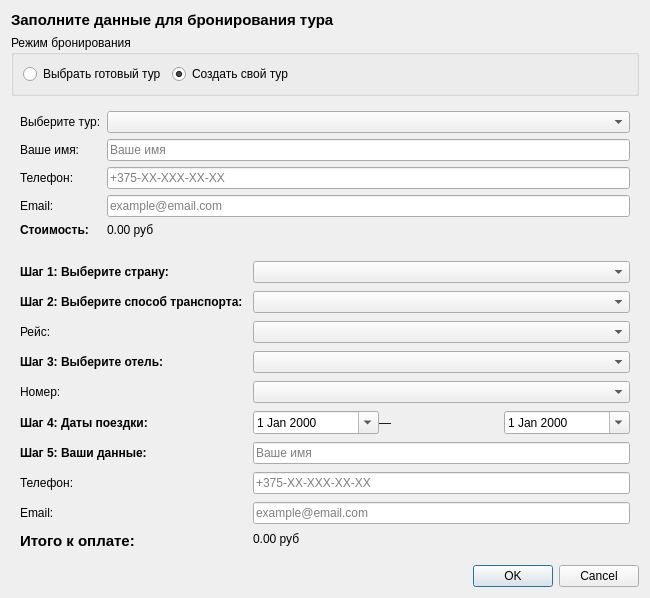
<?xml version="1.0" encoding="UTF-8"?>
<ui version="4.0">
 <class>BookTourDialog</class>
 <widget class="QDialog" name="BookTourDialog">
  <property name="geometry">
   <rect>
    <x>0</x>
    <y>0</y>
    <width>650</width>
    <height>480</height>
   </rect>
  </property>
  <property name="windowTitle">
   <string>Бронирование тура</string>
  </property>
  <layout class="QVBoxLayout" name="verticalLayout">
   <item>
    <widget class="QLabel" name="titleLabel">
     <property name="text">
      <string>Заполните данные для бронирования тура</string>
     </property>
     <property name="styleSheet">
      <string>font-size: 11pt; font-weight: bold;</string>
     </property>
    </widget>
   </item>
   <item>
    <widget class="QGroupBox" name="modeGroupBox">
     <property name="title">
      <string>Режим бронирования</string>
     </property>
     <layout class="QHBoxLayout" name="horizontalLayout">
      <item>
       <widget class="QRadioButton" name="selectTourRadio">
        <property name="text">
         <string>Выбрать готовый тур</string>
        </property>
        <property name="checked">
         <bool>false</bool>
        </property>
       </widget>
      </item>
      <item>
       <widget class="QRadioButton" name="createTourRadio">
        <property name="text">
         <string>Создать свой тур</string>
        </property>
        <property name="checked">
         <bool>true</bool>
        </property>
       </widget>
      </item>
      <item>
       <spacer name="horizontalSpacer">
        <property name="orientation">
         <enum>Qt::Horizontal</enum>
        </property>
        <property name="sizeHint" stdset="0">
         <size>
          <width>40</width>
          <height>20</height>
         </size>
        </property>
       </spacer>
      </item>
     </layout>
    </widget>
   </item>
   <item>
    <widget class="QWidget" name="selectTourWidget" native="true">
     <layout class="QVBoxLayout" name="verticalLayout_2">
      <item>
       <layout class="QFormLayout" name="formLayoutSelect">
        <item row="0" column="0">
         <widget class="QLabel" name="tourLabel">
          <property name="text">
           <string>Выберите тур:</string>
          </property>
         </widget>
        </item>
        <item row="0" column="1">
         <widget class="QComboBox" name="tourCombo"/>
        </item>
        <item row="1" column="0">
         <widget class="QLabel" name="clientNameLabelSelect">
          <property name="text">
           <string>Ваше имя:</string>
          </property>
         </widget>
        </item>
        <item row="1" column="1">
         <widget class="QLineEdit" name="clientNameEditSelect">
          <property name="placeholderText">
           <string>Ваше имя</string>
          </property>
         </widget>
        </item>
        <item row="2" column="0">
         <widget class="QLabel" name="phoneLabelSelect">
          <property name="text">
           <string>Телефон:</string>
          </property>
         </widget>
        </item>
        <item row="2" column="1">
         <widget class="QLineEdit" name="clientPhoneEditSelect">
          <property name="placeholderText">
           <string>+375-XX-XXX-XX-XX</string>
          </property>
         </widget>
        </item>
        <item row="3" column="0">
         <widget class="QLabel" name="emailLabelSelect">
          <property name="text">
           <string>Email:</string>
          </property>
         </widget>
        </item>
        <item row="3" column="1">
         <widget class="QLineEdit" name="clientEmailEditSelect">
          <property name="placeholderText">
           <string>example@email.com</string>
          </property>
         </widget>
        </item>
        <item row="4" column="0">
         <widget class="QLabel" name="costLabelSelect">
          <property name="text">
           <string>Стоимость:</string>
          </property>
          <property name="styleSheet">
           <string>font-weight: bold;</string>
          </property>
         </widget>
        </item>
        <item row="4" column="1">
         <widget class="QLabel" name="costValueLabelSelect">
          <property name="text">
           <string>0.00 руб</string>
          </property>
          <property name="textFormat">
           <enum>Qt::RichText</enum>
          </property>
          <property name="alignment">
           <set>Qt::AlignLeft|Qt::AlignVCenter</set>
          </property>
         </widget>
        </item>
       </layout>
      </item>
     </layout>
    </widget>
   </item>
   <item>
    <widget class="QWidget" name="createTourWidget" native="true">
     <layout class="QVBoxLayout" name="verticalLayout_3">
      <item>
       <layout class="QFormLayout" name="formLayout">
        <property name="spacing">
         <number>8</number>
        </property>
        <property name="verticalSpacing">
         <number>8</number>
        </property>
        <property name="horizontalSpacing">
         <number>10</number>
        </property>
        <item row="0" column="0">
         <widget class="QLabel" name="step1Label">
          <property name="text">
           <string>Шаг 1: Выберите страну:</string>
          </property>
          <property name="styleSheet">
           <string>font-weight: bold;</string>
          </property>
         </widget>
        </item>
        <item row="0" column="1">
         <widget class="QComboBox" name="countryCombo"/>
        </item>
        <item row="1" column="0">
         <widget class="QLabel" name="step2Label">
          <property name="text">
           <string>Шаг 2: Выберите способ транспорта:</string>
          </property>
          <property name="styleSheet">
           <string>font-weight: bold;</string>
          </property>
         </widget>
        </item>
        <item row="1" column="1">
         <widget class="QComboBox" name="transportCombo"/>
        </item>
        <item row="2" column="0">
         <widget class="QLabel" name="scheduleLabel">
          <property name="text">
           <string>Рейс:</string>
          </property>
         </widget>
        </item>
        <item row="2" column="1">
         <widget class="QComboBox" name="scheduleCombo"/>
        </item>
        <item row="3" column="0">
         <widget class="QLabel" name="step3Label">
          <property name="text">
           <string>Шаг 3: Выберите отель:</string>
          </property>
          <property name="styleSheet">
           <string>font-weight: bold;</string>
          </property>
         </widget>
        </item>
        <item row="3" column="1">
         <widget class="QComboBox" name="hotelCombo"/>
        </item>
        <item row="4" column="0">
         <widget class="QLabel" name="roomLabel">
          <property name="text">
           <string>Номер:</string>
          </property>
         </widget>
        </item>
        <item row="4" column="1">
         <widget class="QComboBox" name="roomCombo"/>
        </item>
        <item row="5" column="0">
         <widget class="QLabel" name="step4Label">
          <property name="text">
           <string>Шаг 4: Даты поездки:</string>
          </property>
          <property name="styleSheet">
           <string>font-weight: bold;</string>
          </property>
         </widget>
        </item>
        <item row="5" column="1">
         <layout class="QHBoxLayout" name="datesLayout">
          <item>
           <widget class="QDateEdit" name="startDateEdit">
            <property name="calendarPopup">
             <bool>true</bool>
            </property>
           </widget>
          </item>
          <item>
           <widget class="QLabel" name="dateSeparator">
            <property name="text">
             <string>—</string>
            </property>
           </widget>
          </item>
          <item>
           <widget class="QDateEdit" name="endDateEdit">
            <property name="calendarPopup">
             <bool>true</bool>
            </property>
           </widget>
          </item>
         </layout>
        </item>
        <item row="6" column="0">
         <widget class="QLabel" name="step5Label">
          <property name="text">
           <string>Шаг 5: Ваши данные:</string>
          </property>
          <property name="styleSheet">
           <string>font-weight: bold;</string>
          </property>
         </widget>
        </item>
        <item row="6" column="1">
         <widget class="QLineEdit" name="clientNameEdit">
          <property name="placeholderText">
           <string>Ваше имя</string>
          </property>
         </widget>
        </item>
        <item row="7" column="0">
         <widget class="QLabel" name="phoneLabel">
          <property name="text">
           <string>Телефон:</string>
          </property>
         </widget>
        </item>
        <item row="7" column="1">
         <widget class="QLineEdit" name="clientPhoneEdit">
          <property name="placeholderText">
           <string>+375-XX-XXX-XX-XX</string>
          </property>
         </widget>
        </item>
        <item row="8" column="0">
         <widget class="QLabel" name="emailLabel">
          <property name="text">
           <string>Email:</string>
          </property>
         </widget>
        </item>
        <item row="8" column="1">
         <widget class="QLineEdit" name="clientEmailEdit">
          <property name="placeholderText">
           <string>example@email.com</string>
          </property>
         </widget>
        </item>
        <item row="9" column="0">
         <widget class="QLabel" name="costLabel">
          <property name="text">
           <string>Итого к оплате:</string>
          </property>
          <property name="styleSheet">
           <string>font-weight: bold; font-size: 11pt;</string>
          </property>
         </widget>
        </item>
        <item row="9" column="1">
         <widget class="QLabel" name="costValueLabel">
          <property name="text">
           <string>0.00 руб</string>
          </property>
          <property name="textFormat">
           <enum>Qt::RichText</enum>
          </property>
          <property name="alignment">
           <set>Qt::AlignLeft|Qt::AlignTop</set>
          </property>
         </widget>
        </item>
       </layout>
      </item>
     </layout>
    </widget>
   </item>
   <item>
    <widget class="QDialogButtonBox" name="buttonBox">
     <property name="standardButtons">
      <set>QDialogButtonBox::Cancel|QDialogButtonBox::Ok</set>
     </property>
    </widget>
   </item>
  </layout>
 </widget>
 <resources/>
 <connections/>
</ui>
